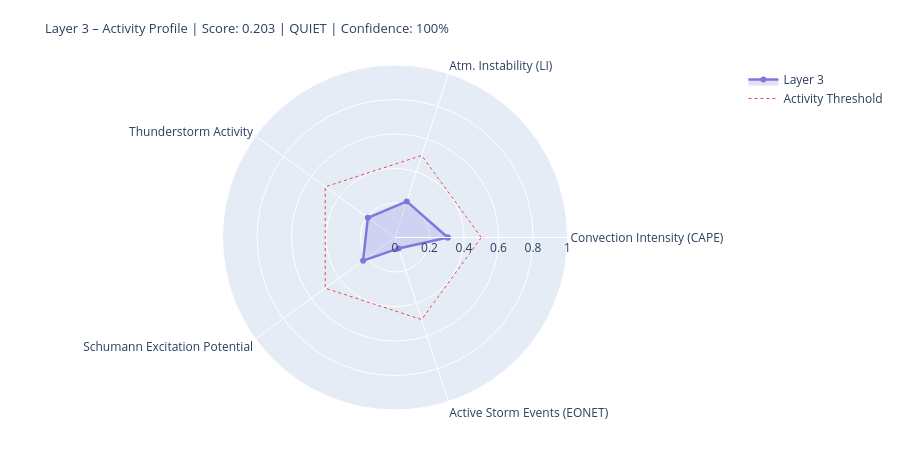

Notebook code for this chart:
### Markdown cell above
---
## 4. State Assessment & Handoff to Layer 4/5

### Code cell
# ============================================================
# LAYER-3-SCORE
# Five dynamic components
# ============================================================

def norm(v, lo, hi):
    if v is None or (isinstance(v, float) and math.isnan(v)): return None
    return round(max(0.0, min(1.0, (v - lo) / (hi - lo))), 4)

# --- 1) Convection intensity (global CAPE mean) ---
cape_mean = df_atm['cape'].dropna().mean() if not df_atm.empty else None
conv_score = norm(cape_mean, 0, 3000)
conv_src   = 'primary' if cape_mean is not None else 'missing'

# --- 2) Atmospheric instability (LI mean) ---
li_mean   = df_atm['li'].dropna().mean() if not df_atm.empty else None
# Negative LI = unstable → higher score
instab_score = norm(-li_mean if li_mean is not None else None, -6, 6)
instab_src   = 'primary' if li_mean is not None else 'missing'

# --- 3) Thunderstorm activity (mean thunder score + WMO count) ---
thunder_mean = df_atm['thunder_score'].mean() if not df_atm.empty else None
n_thunder    = int(df_atm['thunderstorm'].sum()) if not df_atm.empty else 0
thunder_score_val = norm(
    (thunder_mean or 0) * 0.7 + n_thunder * 0.1, 0, 1.0
) if thunder_mean is not None else None
thunder_src = 'primary'

# --- 4) Schumann excitation potential (weighted Schumann contribution) ---
schumann_pot = df_atm['schumann_contribution'].mean() if not df_atm.empty else None
# Boosted by Layer-2 thunderstorm trigger
if schumann_pot is not None and l2_thunder:
    schumann_pot = min(1.0, schumann_pot * 1.2)
schumann_score = norm(schumann_pot, 0, 1.0) if schumann_pot is not None else None
schumann_src   = 'derived'

# --- 5) Storm activity (NASA EONET) ---
# Distinction: None = data not loaded, 0.0 = loaded but no events
storm_score = None
storm_src   = 'missing'
if raw.get('storms') is not None:          # API reached successfully
    storm_score = norm(len(storm_events), 0, 30) if storm_events else 0.0
    storm_src   = 'primary'

# X-Ray and Kp: context only, not in dynamic score
# (X-Ray = Layer-0/4 driver; Kp = geomagnetic index, not a lightning proxy)
xray_context = None
if raw.get('xray'):
    df_xc = pd.DataFrame(raw['xray'])
    fc = next((c for c in df_xc.columns
               if any(k in c.lower() for k in ['flux','long']) and 'time' not in c.lower()),
              df_xc.columns[1])
    df_xc[fc] = pd.to_numeric(df_xc[fc], errors='coerce')
    xray_last = df_xc[fc].dropna().iloc[-1] if not df_xc[fc].dropna().empty else None
    if xray_last:
        xray_class = ('X' if xray_last>=1e-4 else 'M' if xray_last>=1e-5
                      else 'C' if xray_last>=1e-6 else 'B')
        xray_context = {'flux': float(xray_last), 'class': xray_class}
        print(f'X-Ray context: {xray_class}-class ({xray_last:.2e} W/m²)')

# --- Aggregate ---
COMPONENTS = {
    'Convection Intensity (CAPE)':  {'score': conv_score,       'source': conv_src,    'dynamic': True},
    'Atm. Instability (LI)':         {'score': instab_score,     'source': instab_src,  'dynamic': True},
    'Thunderstorm Activity':              {'score': thunder_score_val, 'source': thunder_src, 'dynamic': True},
    'Schumann Excitation Potential':   {'score': schumann_score,   'source': schumann_src,'dynamic': True},
    'Active Storm Events (EONET)': {'score': storm_score,      'source': storm_src,   'dynamic': True},
}

available   = {k: v['score'] for k, v in COMPONENTS.items() if v['score'] is not None}
unavailable = [k for k, v in COMPONENTS.items() if v['score'] is None]
layer3_score = round(sum(available.values()) / len(available), 4) if available else None
confidence   = round(len(available) / len(COMPONENTS), 2)
level = ('unknown' if layer3_score is None
         else 'quiet'   if layer3_score < 0.3
         else 'moderate' if layer3_score < 0.6
         else 'active')
dominant_l3 = max(available, key=available.get) if available else 'none'

# --- Ausgabe ---
W = 68
print('=' * W)
print('LAYER 3 – ATMOSPHERE / WEATHER / THUNDERSTORMS – STATE ASSESSMENT')
print('=' * W)
for name, comp in COMPONENTS.items():
    s = comp['score']
    if s is not None:
        bar = '█' * int(s * 20) + '░' * (20 - int(s * 20))
        print(f'  {name:<36} {bar}  {s:.3f}  [{comp["source"]}]')
    else:
        print(f'  {name:<36} {"─" * 20}  n/a   [missing]')
print('-' * W)
print(f'  Score:        {layer3_score:.3f}  ({len(available)}/{len(COMPONENTS)} components)')
print(f'  Confidence:   {confidence:.0%}')
print(f'  Level:        {level.upper()}')
print(f'  Dominant:     {dominant_l3}')
print(f'  CAPE mean:    {cape_mean:.0f} J/kg' if cape_mean else '  CAPE mean:    n/a')
print(f'  LI mean:      {li_mean:.1f} K' if li_mean is not None else '  LI mean:      n/a')
print(f'  Thunderstorms:{n_thunder} points (WMO)  +  {len(storm_events)} NASA EONET')
print('=' * W)

# Radar
cats   = list(available.keys())
vals_r = list(available.values())
if len(cats) >= 3:
    fig = go.Figure()
    fig.add_trace(go.Scatterpolar(
        r=vals_r + [vals_r[0]], theta=cats + [cats[0]],
        fill='toself', fillcolor='rgba(127,119,221,0.22)',
        line=dict(color='#7F77DD', width=2.5), name='Layer 3'
    ))
    fig.add_trace(go.Scatterpolar(
        r=[0.5] * (len(cats)+1), theta=cats + [cats[0]],
        line=dict(color='#E24B4A', dash='dot', width=1),
        mode='lines', name='Activity Threshold'
    ))
    fig.update_layout(
        title=dict(
            text=f'Layer 3 – Activity Profile | Score: {layer3_score:.3f} | {level.upper()} | Confidence: {confidence:.0%}',
            font=dict(size=13)
        ),
        polar=dict(radialaxis=dict(visible=True, range=[0, 1])),
        height=450, showlegend=True,
        margin=dict(l=60, r=60, t=65, b=40)
    )
    fig.show()

### Figure 1 — Plotly figure (JSON) as saved in the notebook; plotly's stock layout.template omitted (floating-point values rounded to 4 significant figures)
{"data": [{"fill": "toself", "fillcolor": "rgba(127,119,221,0.22)", "line": {"color": "#7F77DD", "width": 2.5}, "name": "Layer 3", "r": [0.306, 0.22, 0.1945, 0.2288, 0.0667, 0.306], "theta": ["Convection Intensity (CAPE)", "Atm. Instability (LI)", "Thunderstorm Activity", "Schumann Excitation Potential", "Active Storm Events (EONET)", "Convection Intensity (CAPE)"], "type": "scatterpolar"}, {"line": {"color": "#E24B4A", "dash": "dot", "width": 1}, "mode": "lines", "name": "Activity Threshold", "r": [0.5, 0.5, 0.5, 0.5, 0.5, 0.5], "theta": ["Convection Intensity (CAPE)", "Atm. Instability (LI)", "Thunderstorm Activity", "Schumann Excitation Potential", "Active Storm Events (EONET)", "Convection Intensity (CAPE)"], "type": "scatterpolar"}], "layout": {"height": 450, "margin": {"b": 40, "l": 60, "r": 60, "t": 65}, "polar": {"radialaxis": {"range": [0, 1], "visible": true}}, "showlegend": true, "title": {"font": {"size": 13}, "text": "Layer 3 – Activity Profile | Score: 0.203 | QUIET | Confidence: 100%"}}}
